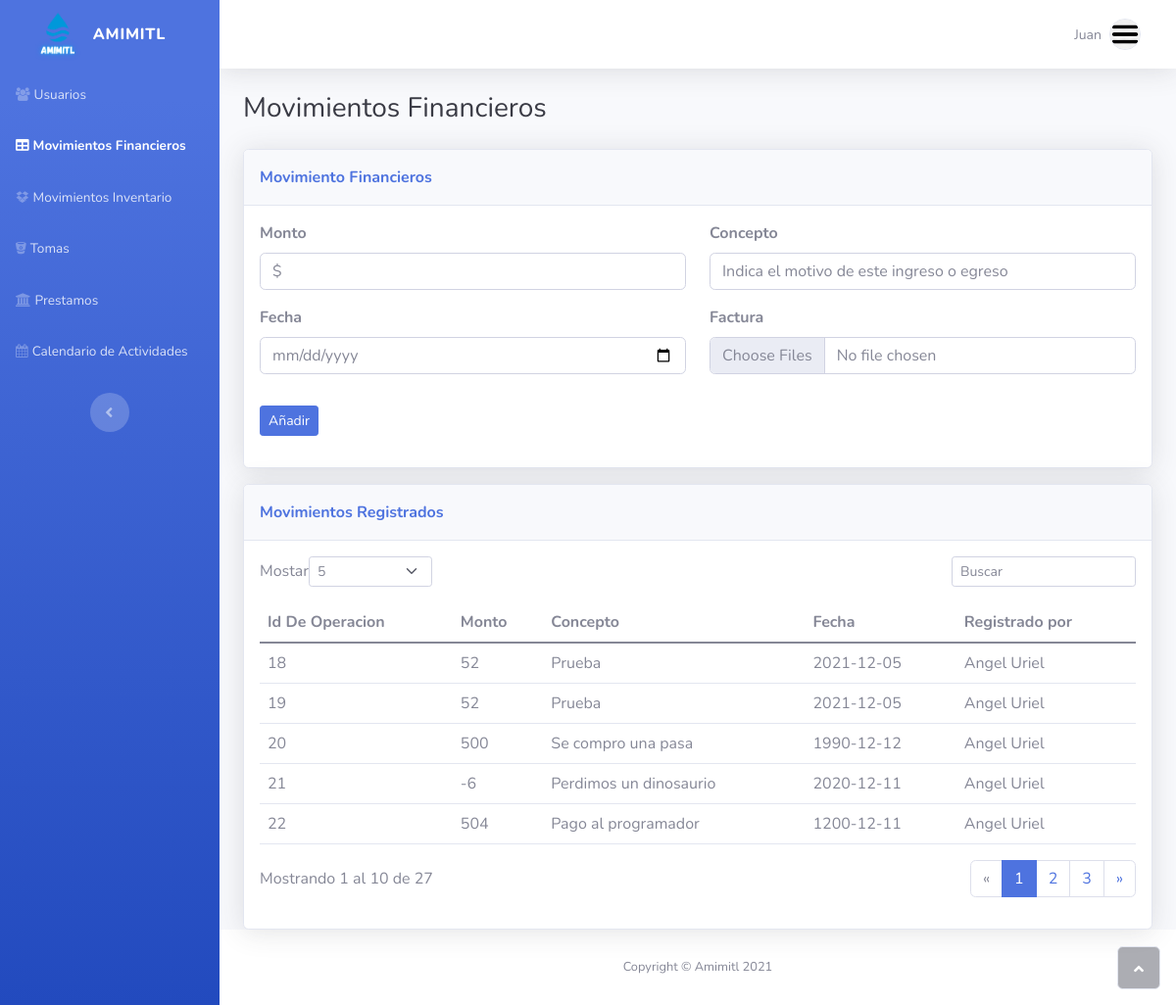
Page /movimientosFinancieros.php (signed in) on the earlier database version.
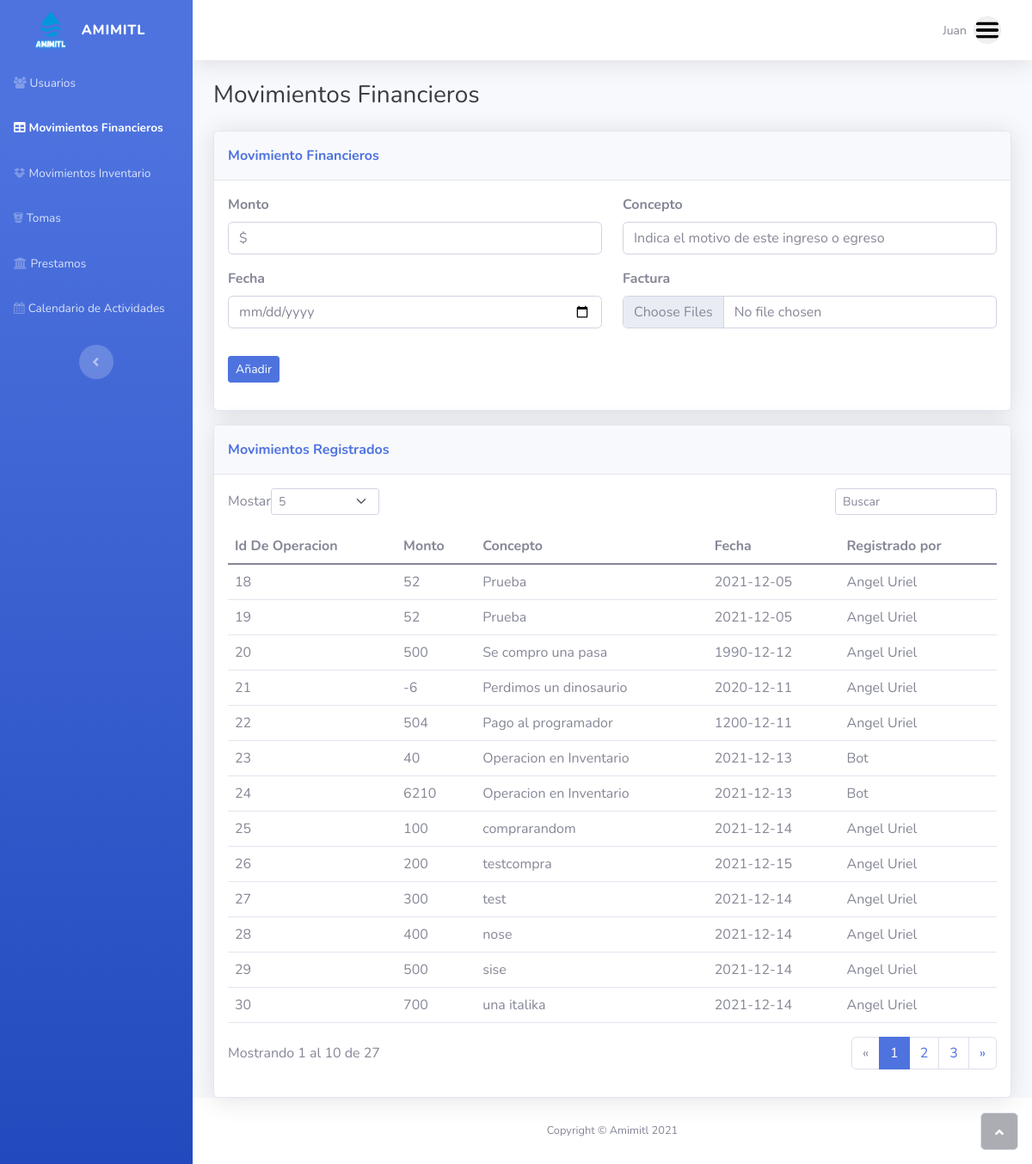
Same page on the later database version.
### tables this page shows
CREATE TABLE `operacionesfinancieras` (
  `idOperacionesFinancieras` int(11) NOT NULL,
  `Monto` double NOT NULL,
  `Fecha` date NOT NULL,
  `Concepto` varchar(100) NOT NULL,
  `Administrador_idAdministrador` int(11) NOT NULL,
  `factura` varchar(100) NOT NULL
);

CREATE TABLE `persona` (
  `idPersona` int(11) NOT NULL,
  `Nombre` varchar(60) NOT NULL,
  `coordX` double DEFAULT NULL,
  `coordY` double DEFAULT NULL,
  `Telefono` varchar(10) NOT NULL,
  `EsSocio` tinyint(4) NOT NULL,
  `EsHeredero` tinyint(4) NOT NULL
);

### movimientosFinancieros.php (the view, shortened to what this page needs)
<!DOCTYPE html>
<html>
<head>
    <link rel="stylesheet" href="assets/bootstrap/css/bootstrap.min.css">
    <link rel="stylesheet" href="assets/fonts/fontawesome-all.min.css">
    <link rel="stylesheet" href="assets/fonts/font-awesome.min.css">
    <link rel="stylesheet" href="assets/fonts/fontawesome5-overrides.min.css">
</head>
<body id="page-top">
    <div id="wrapper">
        <nav class="navbar navbar-dark align-items-start sidebar sidebar-dark accordion bg-gradient-primary p-0">
            <div class="container-fluid d-flex flex-column p-0"><a class="navbar-brand d-flex justify-content-center align-items-center sidebar-brand m-0" href="#">
                    <div class="sidebar-brand-icon rotate-n-15" style="background: url(&quot;assets/img/amimitl.png&quot;) center / contain no-repeat;width: 40px;height: 40px;transform: scale(1.37);"></div>
                    <div class="sidebar-brand-text mx-3"><span>Amimitl</span></div>
                </a>
                <ul class="navbar-nav text-light" id="accordionSidebar">
                    <li class="nav-item"><a class="nav-link" href="index.php"><i class="fa fa-group"></i><span>Usuarios</span></a></li>
                    <li class="nav-item"><a class="nav-link active" href="movimientosFinancieros.php"><i class="fas fa-table"></i><span>Movimientos Financieros</span></a><a class="nav-link" href="movimientosInventario.php"><i class="fa fa-dropbox"></i><span>Movimientos Inventario</span></a><a class="nav-link" href="tomas.php"><i class="fa fa-bitbucket"></i><span>Tomas</span></a><a class="nav-link" href="prestamos.php"><i class="fa fa-institution"></i><span>Prestamos</span></a><a class="nav-link" href="calendario.php"><i class="fa fa-calendar"></i><span>Calendario de Actividades</span></a></li>
                </ul>
                <div class="text-center d-none d-md-inline"><button class="btn rounded-circle border-0" id="sidebarToggle" type="button"></button></div>
            </div>
        </nav>
        <div class="d-flex flex-column" id="content-wrapper">
            <div id="content">
                <nav class="navbar navbar-light navbar-expand bg-white shadow mb-4 topbar static-top">
                    <div class="container-fluid"><button class="btn btn-link d-md-none rounded-circle me-3" id="sidebarToggleTop" type="button"><i class="fas fa-bars"></i></button>
                        <ul class="navbar-nav flex-nowrap ms-auto">
                            <li class="nav-item dropdown no-arrow">
                                <div class="nav-item dropdown no-arrow"><a class="dropdown-toggle nav-link" aria-expanded="false" data-bs-toggle="dropdown" href="#"><span class="d-none d-lg-inline me-2 text-gray-600 small" id="userNameField">Valerie Luna</span><img class="border rounded-circle img-profile" src="assets/img/avatars/menu.png"></a>
                                </div>
                            </li>
                        </ul>
                    </div>
                </nav>
                <div class="container-fluid">
                    <h3 class="text-dark mb-4">Movimientos Financieros</h3>
                    <div id="content-1">
                        <div class="card shadow mb-3">
                            <div class="card-header py-3">
                                <p class="text-primary m-0 fw-bold">Movimiento Financieros</p>
                            </div>
                            <div class="card-body">
                                <form method = "post" enctype = "multipart/form-data">
                                    <div class="row">
                                        <div class="col">
                                            <div class="mb-3"><label class="form-label" for="username"><strong>Monto</strong></label><input class="form-control" type="number" id="username-1" name="monto" placeholder="$" required=""></div>
                                            <div class="mb-3"><label class="form-label" for="username"><strong>Fecha</strong></label><input class="form-control" type="date" name="fecha" required=""></div>
                                        </div>
                                        <div class="col">
                                            <div class="mb-3"><label class="form-label" for="email"><strong>Concepto</strong><br></label><input class="form-control" type="text" id="email-1" name="concepto" placeholder="Indica el motivo de este ingreso o egreso" required=""></div>
                                            <div class="mb-3"><label class="form-label" for="email"><strong>Factura</strong><br></label><input class="form-control" type="file" name="file" required="" value="" multiple=""></div>
                                        </div>
                                    </div>
                                    <div class="row">
                                        <div class="col">
                                        </div>
                                    </div>
                                    <div class="mb-3"><button class="btn btn-primary btn-sm" type="submit" name = "Finanza">Añadir</button></div>
                                </form>
                            </div>
                        </div>
                    </div>
                    <div class="card shadow">
                        <div class="card-header py-3">
                            <p class="text-primary m-0 fw-bold">Movimientos Registrados</p>
                        </div>
                        <div class="card-body">
                            <div class="row">
                                <div class="col-md-6 text-nowrap">
                                    <div id="dataTable_length" class="dataTables_length" aria-controls="dataTable"><label class="form-label">Mostar<select class="d-inline-block form-select form-select-sm" name = "opciones">
                                                <option value="5" selected="">5</option>
                                            </select>&nbsp;</label></div>
                                </div>
                                <div class="col-md-6">
                                    <div class="text-md-end dataTables_filter" id="dataTable_filter"><label class="form-label"><input type="search" class="form-control form-control-sm" aria-controls="dataTable" placeholder="Buscar"></label></div>
                                </div>
                            </div>
                            <div class="table-responsive table mt-2" id="dataTable" role="grid" aria-describedby="dataTable_info">
                                <table class="table my-0" id="dataTable">
                                    <thead>
                                        <tr>
                                            <th>Id De Operacion</th>
                                            <th>Monto</th>
                                            <th>Concepto</th>
                                            <th>Fecha</th>
                                            <th>Registrado por</th>
                                        </tr>
                                    </thead>
                                    <tbody>
                                    <?php
                                        include("assets/php/conexion.php");
                                        $sql = "SELECT * FROM operacionesfinancieras";
                                        $result = mysqli_query($conn, $sql);
                                        while($mostrar = mysqli_fetch_array($result)){
                                        ?>
                                        <tr>
                                            <?php
                                            $id = $mostrar['Administrador_idAdministrador'];
                                            $sql2 = "SELECT Nombre FROM persona WHERE idPersona = (SELECT Persona_idPersona FROM administrador WHERE idAdministrador = '$id')";
                                            $result2 = mysqli_query($conn, $sql2);
                                            while($mostrar2 = mysqli_fetch_array($result2)){
                                                $nombre= $mostrar2['Nombre'];
                                            }
                                            ?>
                                            <td><?php echo $mostrar['idOperacionesFinancieras']?></td>
                                            <td><?php echo $mostrar['Monto']?></td>
                                            <td><?php echo $mostrar['Concepto']?></td>
                                            <td><?php echo $mostrar['Fecha']?></td>
                                            <td><?php echo $nombre?></td>
                                        </tr>
                                        <?php
                                        }
                                        ?>
                                    </tbody>
                                </table>
                            </div>
                            <div class="row">
                                <div class="col-md-6 align-self-center">
                                    <p id="dataTable_info" class="dataTables_info" role="status" aria-live="polite">Mostrando 1 al 10 de 27</p>
                                </div>
                                <div class="col-md-6">
                                    <nav class="d-lg-flex justify-content-lg-end dataTables_paginate paging_simple_numbers">
                                        <ul class="pagination">
                                            <li class="page-item disabled"><a class="page-link" href="#" aria-label="Previous"><span aria-hidden="true">«</span></a></li>
                                            <li class="page-item active"><a class="page-link" href="#">1</a></li>
                                            <li class="page-item"><a class="page-link" href="#">2</a></li>
                                            <li class="page-item"><a class="page-link" href="#">3</a></li>
                                            <li class="page-item"><a class="page-link" href="#" aria-label="Next"><span aria-hidden="true">»</span></a></li>
                                        </ul>
                                    </nav>
                                </div>
                            </div>
                        </div>
                    </div>
                </div>
            </div>
            <footer class="bg-white sticky-footer">
                <div class="container my-auto">
                    <div class="text-center my-auto copyright"><span>Copyright © Amimitl 2021</span></div>
                </div>
            </footer>
        </div><a class="border rounded d-inline scroll-to-top" href="#page-top"><i class="fas fa-angle-up"></i></a>
    </div>
</body>
</html>

Differences in the rows shown:
added operacionesfinancieras: idOperacionesFinancieras "23", Monto "40", Concepto "Operacion en Inventario", Fecha "2021-12-13", persona.Nombre "Bot"
added operacionesfinancieras: idOperacionesFinancieras "24", Monto "6210", Concepto "Operacion en Inventario", Fecha "2021-12-13", persona.Nombre "Bot"
added operacionesfinancieras: idOperacionesFinancieras "25", Monto "100", Concepto "comprarandom", Fecha "2021-12-14", persona.Nombre "Angel Uriel"
added operacionesfinancieras: idOperacionesFinancieras "26", Monto "200", Concepto "testcompra", Fecha "2021-12-15", persona.Nombre "Angel Uriel"
added operacionesfinancieras: idOperacionesFinancieras "27", Monto "300", Concepto "test", Fecha "2021-12-14", persona.Nombre "Angel Uriel"
added operacionesfinancieras: idOperacionesFinancieras "28", Monto "400", Concepto "nose", Fecha "2021-12-14", persona.Nombre "Angel Uriel"
added operacionesfinancieras: idOperacionesFinancieras "29", Monto "500", Concepto "sise", Fecha "2021-12-14", persona.Nombre "Angel Uriel"
added operacionesfinancieras: idOperacionesFinancieras "30", Monto "700", Concepto "una italika", Fecha "2021-12-14", persona.Nombre "Angel Uriel"
